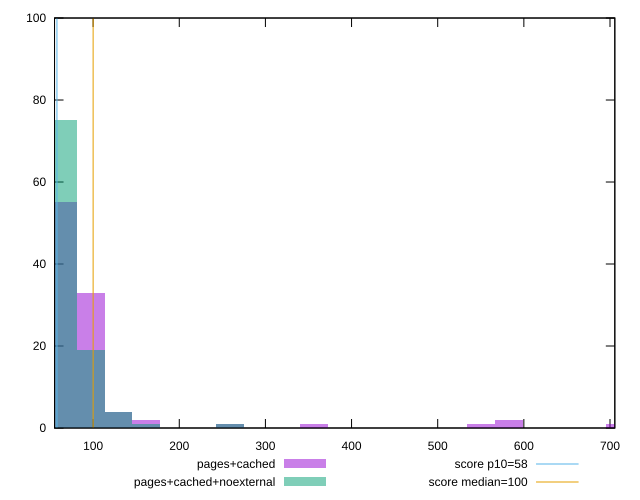

gnuplot code for this plot:
reset

$pagesCached <<EOF
97.10728710886096 33
64.7381914059073 55
129.4763828118146 4
712.1201054649803 1
550.2746269502121 1
582.6437226531657 2
161.84547851476825 2
356.06005273249013 1
258.9527656236292 1
EOF

$pagesCachedNoexternal <<EOF
64.7381914059073 75
129.4763828118146 4
97.10728710886096 19
258.9527656236292 1
161.84547851476825 1
EOF

set key outside below
set boxwidth 32.36909570295365
set xrange [55.2:705.6]
set yrange [0:100]
set trange [0:100]
set style fill transparent solid 0.5 noborder

set parametric
set terminal svg size 640, 500 enhanced background rgb 'white'
set output "reprap/estimated-input-latency/comparison/histogram/1_vs_2.svg"

plot $pagesCached title "pages+cached" with boxes, \
     $pagesCachedNoexternal title "pages+cached+noexternal" with boxes, \
     58,t title "score p10=58", \
     100,t title "score median=100"

reset
